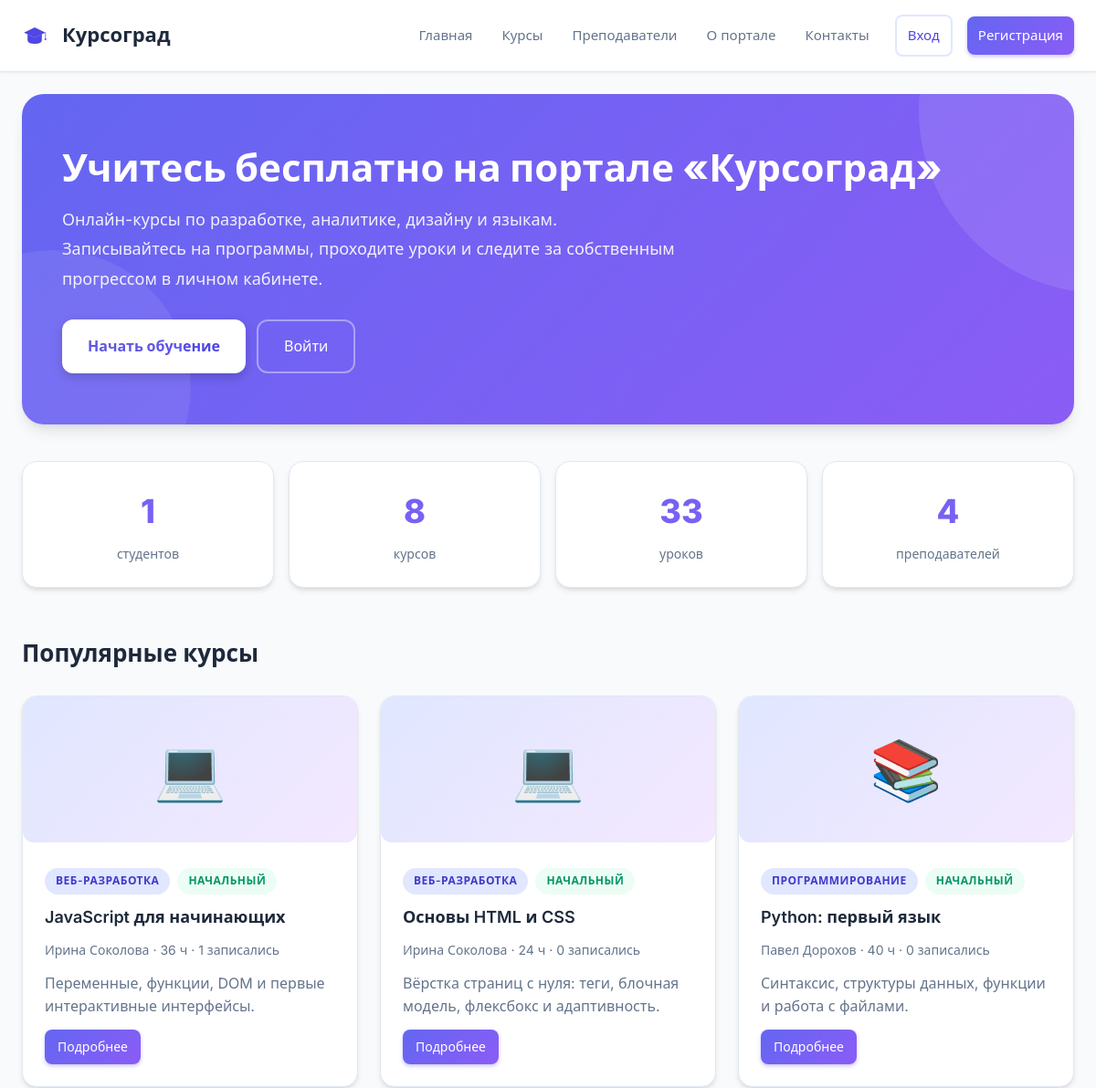
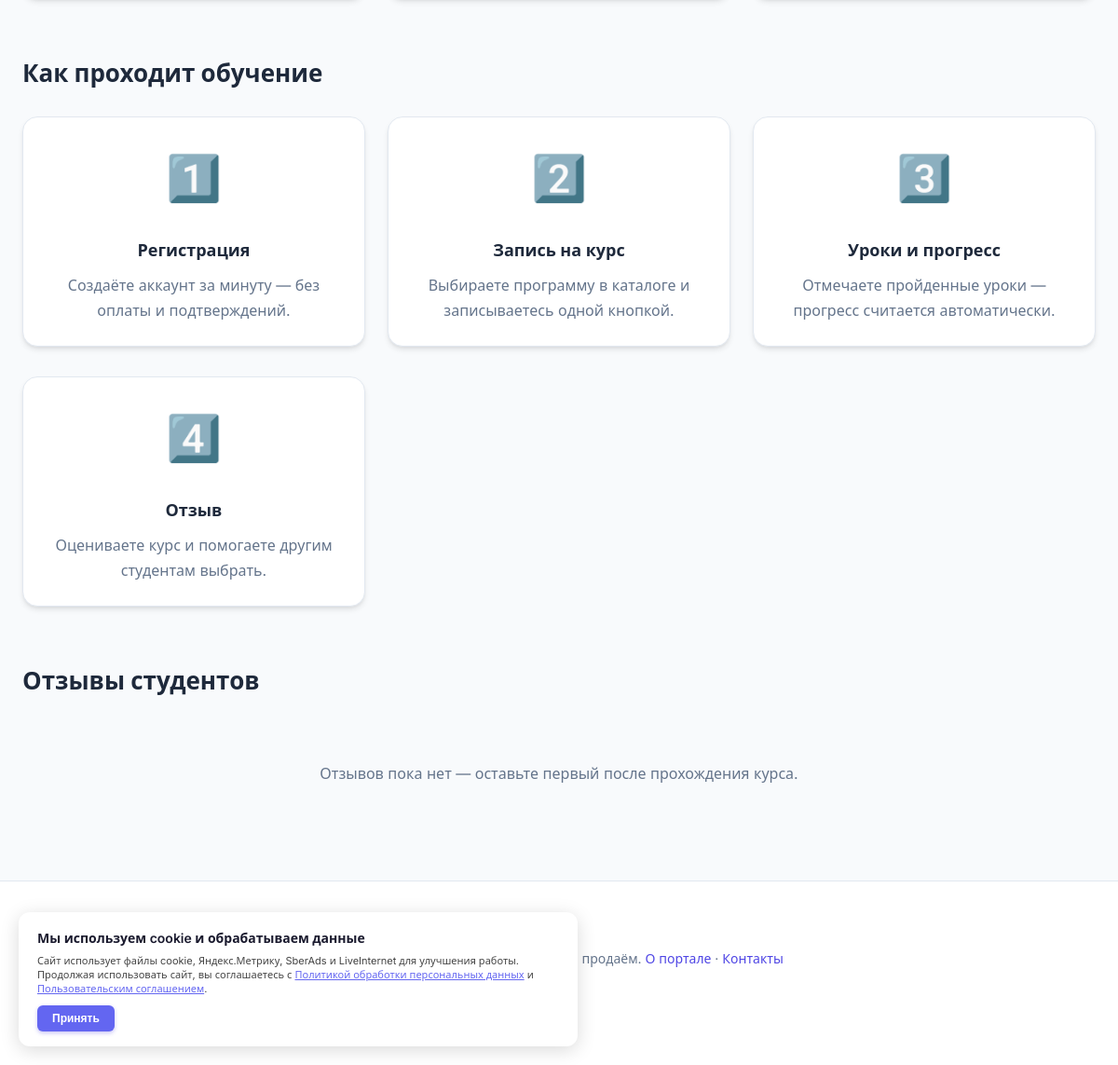
The page / on the database its author committed (2 pictures, top to bottom).
### tables this page shows
CREATE TABLE courses (
    id          INTEGER PRIMARY KEY AUTOINCREMENT,
    title       TEXT NOT NULL,
    category    TEXT NOT NULL,
    level       TEXT NOT NULL,
    hours       INTEGER NOT NULL,
    teacher_id  INTEGER REFERENCES teachers(id),
    description TEXT DEFAULT ''
);

CREATE TABLE teachers (
    id     INTEGER PRIMARY KEY AUTOINCREMENT,
    name   TEXT NOT NULL,
    role   TEXT NOT NULL,
    bio    TEXT DEFAULT ''
);

### app.py (the view)
@app.route("/")
def index():
    db = get_db()
    stats = {
        "students": db.execute("SELECT COUNT(*) c FROM users").fetchone()["c"],
        "courses": db.execute("SELECT COUNT(*) c FROM courses").fetchone()["c"],
        "lessons": db.execute("SELECT COUNT(*) c FROM lessons").fetchone()["c"],
        "teachers": db.execute("SELECT COUNT(*) c FROM teachers").fetchone()["c"],
    }
    popular = db.execute(
        "SELECT c.*, t.name teacher, "
        "(SELECT COUNT(*) FROM enrollments e WHERE e.course_id=c.id) students "
        "FROM courses c LEFT JOIN teachers t ON t.id=c.teacher_id "
        "ORDER BY students DESC, c.id LIMIT 3").fetchall()
    reviews = db.execute(
        "SELECT f.*, u.username, c.title FROM feedback f "
        "LEFT JOIN users u ON u.id=f.user_id JOIN courses c ON c.id=f.course_id "
        "ORDER BY f.id DESC LIMIT 3").fetchall()
    return render_template("index.html", stats=stats, popular=popular,
                           reviews=reviews)

### app.py (called while the page is built)
def get_db():
    if "db" not in g:
        os.makedirs(os.path.dirname(DB_PATH), exist_ok=True)
        g.db = sqlite3.connect(DB_PATH)
        g.db.row_factory = sqlite3.Row
        g.db.execute("PRAGMA foreign_keys = ON")
    return g.db

@app.context_processor
def inject_user():
    user = None
    uid = session.get("user_id")
    if uid:
        user = get_db().execute("SELECT * FROM users WHERE id=?", (uid,)).fetchone()
    return {"current_user": user, "year_now": datetime.now().year}

### templates/index.html (shortened to what this page needs)
{% extends "base.html" %}
{% block content %}
<section class="hero">
  <h1>Учитесь бесплатно на портале «Курсоград»</h1>
  <p>Онлайн-курсы по разработке, аналитике, дизайну и языкам. Записывайтесь на
     программы, проходите уроки и следите за собственным прогрессом в личном
     кабинете.</p>
  <div class="btn-group">
    {% if current_user %}
      <a class="btn btn-lg btn-start-learning" href="{{ url_for('dashboard') }}">В личный кабинет</a>
      <a class="btn btn-lg btn-start-learning" href="{{ url_for('courses') }}">Каталог курсов</a>
    {% else %}
      <a class="btn btn-lg btn-start-learning" href="{{ url_for('register') }}">Начать обучение</a>
      <a class="btn btn-lg btn-ghost" href="{{ url_for('login') }}">Войти</a>
    {% endif %}
  </div>
</section>
<div class="stats">
  <div class="stat"><b>{{ stats.students }}</b><span>студентов</span></div>
  <div class="stat"><b>{{ stats.courses }}</b><span>курсов</span></div>
  <div class="stat"><b>{{ stats.lessons }}</b><span>уроков</span></div>
  <div class="stat"><b>{{ stats.teachers }}</b><span>преподавателей</span></div>
</div>
<h2>Популярные курсы</h2>
<div class="grid">
  {% for c in popular %}
    <div class="card">
      <div class="card-image">{{ '💻' if 'разработ' in c.category|lower else ('📊' if 'аналит' in c.category|lower else ('🎨' if 'дизайн' in c.category|lower else ('🌍' if 'язык' in c.category|lower else '📚'))) }}</div>
      <div class="chips"><span class="tag">{{ c.category }}</span>
        <span class="tag tag-alt">{{ c.level }}</span></div>
      <h3><a href="{{ url_for('course', course_id=c.id) }}">{{ c.title }}</a></h3>
      <p class="muted" style="font-size:14px">{{ c.teacher }} · {{ c.hours }} ч · {{ c.students }} записались</p>
      <p style="color:#64748b;line-height:1.6">{{ c.description }}</p>
      <p style="margin-top:auto"><a class="btn btn-sm" href="{{ url_for('course', course_id=c.id) }}">Подробнее</a></p>
    </div>
  {% endfor %}
</div>
<h2>Как проходит обучение</h2>
<div class="grid">
  <div class="card" style="text-align:center">
    <div style="font-size:48px;margin-bottom:12px">1️⃣</div>
    <h3>Регистрация</h3>
    <p class="muted">Создаёте аккаунт за минуту — без оплаты и подтверждений.</p>
  </div>
  <div class="card" style="text-align:center">
    <div style="font-size:48px;margin-bottom:12px">2️⃣</div>
    <h3>Запись на курс</h3>
    <p class="muted">Выбираете программу в каталоге и записываетесь одной кнопкой.</p>
  </div>
  <div class="card" style="text-align:center">
    <div style="font-size:48px;margin-bottom:12px">3️⃣</div>
    <h3>Уроки и прогресс</h3>
    <p class="muted">Отмечаете пройденные уроки — прогресс считается автоматически.</p>
  </div>
  <div class="card" style="text-align:center">
    <div style="font-size:48px;margin-bottom:12px">4️⃣</div>
    <h3>Отзыв</h3>
    <p class="muted">Оцениваете курс и помогаете другим студентам выбрать.</p>
  </div>
</div>
<h2>Отзывы студентов</h2>
{% if reviews %}
  <div class="panel">
  {% for r in reviews %}
    <div class="review">
      <div class="stars">{{ '★' * r.rating }}{{ '☆' * (5 - r.rating) }}</div>
      <b style="color:var(--ink)">{{ r.username or 'Студент' }}</b> о курсе
      <a href="{{ url_for('course', course_id=r.course_id) }}" style="font-weight:600">«{{ r.title }}»</a>
      <span class="muted" style="font-size:13px">· {{ r.created_at }}</span>
      <p style="margin-top:10px;color:#475569;line-height:1.7">{{ r.text }}</p>
    </div>
  {% endfor %}
  </div>
{% else %}
  <p class="muted" style="text-align:center;padding:40px 0">Отзывов пока нет — оставьте первый после прохождения курса.</p>
{% endif %}
{% endblock %}

### static/style.css (style rules this page uses)
:root { --bg:#f8fafc; --card:#ffffff; --ink:#1e293b; --muted:#64748b; --accent:#4f46e5; --accent-dark:#4338ca; --accent-soft:#e0e7ff; --accent-gradient:linear-gradient(135deg,#6366f1 0%,#8b5cf6 100%); --ok:#10b981; --warning:#f59e0b; --error:#ef4444; --line:#e2e8f0; --shadow:0 4px 6px -1px rgba(0,0,0,0.1),0 2px 4px -1px rgba(0,0,0,0.06); --shadow-lg:0 10px 15px -3px rgba(0,0,0,0.1),0 4px 6px -2px rgba(0,0,0,0.05); --radius:16px; --radius-sm:10px; --radius-lg:24px; }
* { box-sizing:border-box;margin:0;padding:0 }
body { background:var(--bg);color:var(--ink); font:16px/1.7 "Inter","Segoe UI",Roboto,Helvetica,Arial,sans-serif; -webkit-font-smoothing:antialiased;-moz-osx-font-smoothing:grayscale }
a { color:var(--accent);text-decoration:none;transition:color 0.2s ease }
.btn { display:inline-flex;align-items:center;justify-content:center;gap:8px; background:var(--accent-gradient);color:#fff!important; padding:11px 22px;border-radius:10px;border:0;cursor:pointer; font:600 15px inherit;transition:all 0.2s ease;box-shadow:0 2px 4px rgba(79,70,229,0.3) }
.btn-ghost { background:transparent;color:var(--accent)!important; border:2px solid var(--accent-soft);box-shadow:none }
.btn-sm { padding:7px 14px;font-size:14px;border-radius:8px }
.btn-lg { padding:14px 28px;font-size:16px;border-radius:12px }
h1 { margin:0 0 20px;font-size:36px;font-weight:800;line-height:1.2;color:var(--ink) }
h2 { font-size:26px;font-weight:700;margin:50px 0 24px;color:var(--ink) }
h3 { font-size:19px;font-weight:600;margin:0 }
.muted { color:var(--muted) }
.hero { background:var(--accent-gradient);border-radius:var(--radius-lg); padding:56px 44px;margin-bottom:40px;position:relative;overflow:hidden; box-shadow:var(--shadow-lg) }
.hero::before { content:"";position:absolute;top:-50%;right:-20%;width:400px;height:400px; background:rgba(255,255,255,0.1);border-radius:50% }
.hero::after { content:"";position:absolute;bottom:-30%;left:-10%;width:300px;height:300px; background:rgba(255,255,255,0.08);border-radius:50% }
.hero h1 { color:#fff;margin-bottom:16px;font-size:42px }
.hero p { max-width:680px;color:rgba(255,255,255,0.9);font-size:18px;line-height:1.8 }
.hero .btn-group { margin-top:28px;display:flex;gap:12px;flex-wrap:wrap }
.hero .btn-ghost { border-color:rgba(255,255,255,0.4);color:#fff!important }
.hero .btn-start-learning { background:#fff;color:var(--accent)!important;font-weight:700;box-shadow:0 4px 12px rgba(0,0,0,0.2) }
.stats { display:grid;grid-template-columns:repeat(auto-fit,minmax(160px,1fr)); gap:16px;margin:40px 0 }
.stat { background:var(--card);border:1px solid var(--line); border-radius:var(--radius);padding:24px;text-align:center; transition:all 0.3s ease;box-shadow:var(--shadow) }
.stat b { display:block;font-size:36px;font-weight:800; background:var(--accent-gradient);-webkit-background-clip:text; -webkit-text-fill-color:transparent;background-clip:text }
.stat span { color:var(--muted);font-size:14px;font-weight:500;margin-top:4px;display:block }
.grid { display:grid;grid-template-columns:repeat(auto-fill,minmax(300px,1fr));gap:24px;margin-top:16px }
.card { background:var(--card);border:1px solid var(--line);border-radius:var(--radius); padding:24px;display:flex;flex-direction:column;gap:12px; transition:all 0.3s ease;box-shadow:var(--shadow);position:relative;overflow:hidden;margin-bottom:8px }
.card::before { content:"";position:absolute;top:0;left:0;right:0;height:4px; background:var(--accent-gradient);opacity:0;transition:opacity 0.3s ease }
.card h3 { margin:0;font-size:18px;line-height:1.4 }
.card h3 a { color:var(--ink) }
.card-image { height:160px;background:linear-gradient(135deg,#e0e7ff,#f3e8ff); border-radius:12px;margin:-24px -24px 16px;display:flex;align-items:center; justify-content:center;font-size:64px }
.chips { display:flex;gap:8px;flex-wrap:wrap }
.tag { display:inline-flex;align-items:center;gap:4px; background:var(--accent-soft);color:var(--accent-dark); border-radius:999px;padding:4px 12px;font-size:12px;font-weight:600; text-transform:uppercase;letter-spacing:0.5px }
.tag-alt { background:#ecfdf5;color:#059669 }
.hero,.stats,.card,.panel,.grid { animation:fadeInUp 0.5s ease forwards;opacity:0 }
.card:nth-child(1) { animation-delay:0.05s }
.card:nth-child(2) { animation-delay:0.1s }
.card:nth-child(3) { animation-delay:0.15s }
.card:nth-child(4) { animation-delay:0.2s }
.grid .card { opacity:0 }

### rows shown on the page
courses: category "💻", category "ВЕБ-РАЗРАБОТКА", level "НАЧАЛЬНЫЙ", title "JavaScript для начинающих", teacher "Ирина Соколова", hours "36", students "1", description "Переменные, функции, DOM и первые интерактивные интерфейсы."
courses: category "💻", category "ВЕБ-РАЗРАБОТКА", level "НАЧАЛЬНЫЙ", title "Основы HTML и CSS", teacher "Ирина Соколова", hours "24", students "0", description "Вёрстка страниц с нуля: теги, блочная модель, флексбокс и адаптивность."
courses: category "📚", category "ПРОГРАММИРОВАНИЕ", level "НАЧАЛЬНЫЙ", title "Python: первый язык", teacher "Павел Дорохов", hours "40", students "0", description "Синтаксис, структуры данных, функции и работа с файлами."

### other values the page prints
{{ stats.students }} "1"
{{ stats.courses }} "8"
{{ stats.lessons }} "33"
{{ stats.teachers }} "4"
